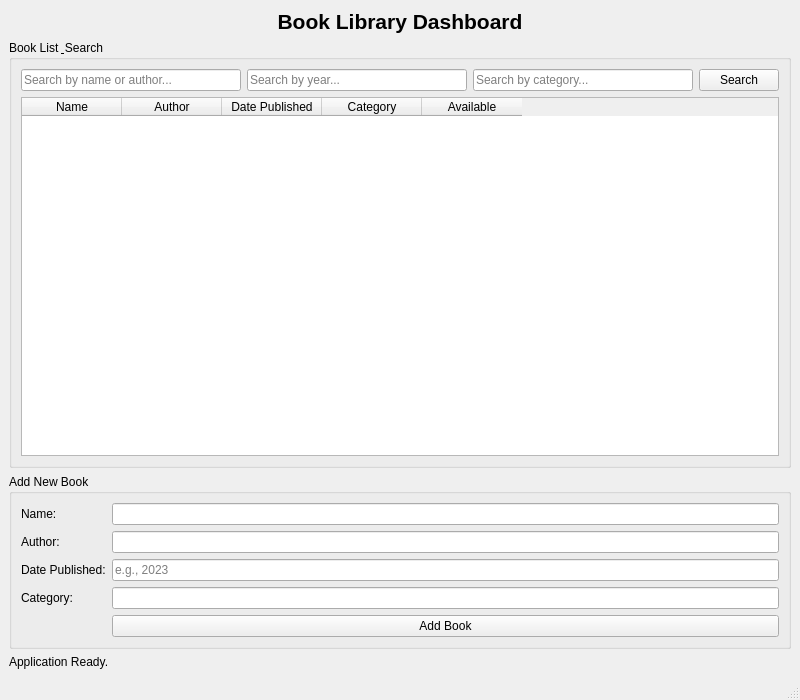
<?xml version="1.0" encoding="UTF-8"?>
<ui version="4.0">
 <class>MainWindow</class>
 <widget class="QMainWindow" name="MainWindow">
  <property name="geometry">
   <rect>
    <x>0</x>
    <y>0</y>
    <width>800</width>
    <height>700</height>
   </rect>
  </property>
  <property name="windowTitle">
   <string>Book Library Desktop Dashboard</string>
  </property>
  <widget class="QWidget" name="centralwidget">
   <layout class="QVBoxLayout" name="mainVerticalLayout">
    <item>
     <widget class="QLabel" name="headerLabel">
      <property name="font">
       <font>
        <pointsize>16</pointsize>
        <weight>75</weight>
        <bold>true</bold>
       </font>
      </property>
      <property name="text">
       <string>Book Library Dashboard</string>
      </property>
      <property name="alignment">
       <set>Qt::AlignCenter</set>
      </property>
     </widget>
    </item>
    <item>
     <widget class="QGroupBox" name="bookListGroupBox">
      <property name="title">
       <string>Book List &amp; Search</string>
      </property>
      <layout class="QVBoxLayout" name="bookListLayout">
       <item>
        <layout class="QHBoxLayout" name="searchSortLayout">
         <item>
          <widget class="QLineEdit" name="searchInput">
           <property name="placeholderText">
            <string>Search by name or author...</string>
           </property>
          </widget>
         </item>
         <item>
          <widget class="QLineEdit" name="yearSearchInput">
           <property name="placeholderText">
            <string>Search by year...</string>
           </property>
          </widget>
         </item>
         <item>
          <widget class="QLineEdit" name="categorySearchInput">
           <property name="placeholderText">
            <string>Search by category...</string>
           </property>
          </widget>
         </item>
         <item>
          <widget class="QPushButton" name="searchButton">
           <property name="text">
            <string>Search</string>
           </property>
          </widget>
         </item>
        </layout>
       </item>
       <item>
        <widget class="QTableWidget" name="bookTable">
         <property name="editTriggers">
          <set>QAbstractItemView::NoEditTriggers</set>
         </property>
         <property name="selectionBehavior">
          <enum>QAbstractItemView::SelectRows</enum>
         </property>
         <column>
          <property name="text">
           <string>Name</string>
          </property>
         </column>
         <column>
          <property name="text">
           <string>Author</string>
          </property>
         </column>
         <column>
          <property name="text">
           <string>Date Published</string>
          </property>
         </column>
         <column>
          <property name="text">
           <string>Category</string>
          </property>
         </column>
         <column>
          <property name="text">
           <string>Available</string>
          </property>
         </column>
        </widget>
       </item>
      </layout>
     </widget>
    </item>
    <item>
     <layout class="QHBoxLayout" name="actionsLayout">
      <item>
       <widget class="QGroupBox" name="addBookGroupBox">
        <property name="title">
         <string>Add New Book</string>
        </property>
        <layout class="QFormLayout" name="addBookFormLayout">
         <item row="0" column="0">
          <widget class="QLabel" name="addNameLabel">
           <property name="text">
            <string>Name:</string>
           </property>
          </widget>
         </item>
         <item row="0" column="1">
          <widget class="QLineEdit" name="addNameInput"/>
         </item>
         <item row="1" column="0">
          <widget class="QLabel" name="addAuthorLabel">
           <property name="text">
            <string>Author:</string>
           </property>
          </widget>
         </item>
         <item row="1" column="1">
          <widget class="QLineEdit" name="addAuthorInput"/>
         </item>
         <item row="2" column="0">
          <widget class="QLabel" name="addDatePublishedLabel">
           <property name="text">
            <string>Date Published:</string>
           </property>
          </widget>
         </item>
         <item row="2" column="1">
          <widget class="QLineEdit" name="addDatePublishedInput">
           <property name="placeholderText">
            <string>e.g., 2023</string>
           </property>
          </widget>
         </item>
         <item row="3" column="0">
          <widget class="QLabel" name="addCategoryLabel">
           <property name="text">
            <string>Category:</string>
           </property>
          </widget>
         </item>
         <item row="3" column="1">
          <widget class="QLineEdit" name="addCategoryInput"/>
         </item>
         <item row="4" column="1">
          <widget class="QPushButton" name="addBookButton">
           <property name="text">
            <string>Add Book</string>
           </property>
          </widget>
         </item>
        </layout>
       </widget>
      </item>
     </layout>
    </item>
    <item>
     <widget class="QLabel" name="statusLabel">
      <property name="text">
       <string>Application Ready.</string>
      </property>
     </widget>
    </item>
   </layout>
  </widget>
  <widget class="QMenuBar" name="menubar">
   <property name="geometry">
    <rect>
     <x>0</x>
     <y>0</y>
     <width>800</width>
     <height>37</height>
    </rect>
   </property>
  </widget>
  <widget class="QStatusBar" name="statusbar"/>
 </widget>
 <resources/>
 <connections/>
</ui>
